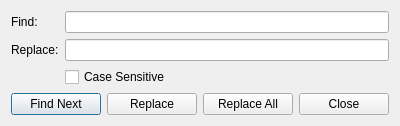
<?xml version="1.0" encoding="UTF-8"?>
<ui version="4.0">
<class>find_replace_dialog</class>
<widget class="QDialog" name="find_replace_dialog">
 <property name="geometry">
  <rect>
   <x>0</x>
   <y>0</y>
   <width>400</width>
   <height>100</height>
  </rect>
 </property>
 <property name="windowTitle">
  <string>Find / Replace</string>
 </property>
 <layout class="QVBoxLayout" name="verticalLayout">
  <item>
   <layout class="QFormLayout" name="formLayout">
    <property name="fieldGrowthPolicy">
     <enum>QFormLayout::FieldGrowthPolicy::AllNonFixedFieldsGrow</enum>
    </property>
    <item row="0" column="0">
     <widget class="QLabel" name="label_find">
      <property name="text">
       <string>Find:</string>
      </property>
     </widget>
    </item>
    <item row="0" column="1">
     <widget class="QLineEdit" name="find_input"/>
    </item>
    <item row="1" column="0">
     <widget class="QLabel" name="label_replace">
      <property name="text">
       <string>Replace:</string>
      </property>
     </widget>
    </item>
    <item row="1" column="1">
     <widget class="QLineEdit" name="replace_input"/>
    </item>
    <item row="2" column="1">
     <widget class="QCheckBox" name="case_sensitive_check">
      <property name="text">
       <string>Case Sensitive</string>
      </property>
     </widget>
    </item>
   </layout>
  </item>
  <item>
   <layout class="QHBoxLayout" name="horizontalLayout">
    <item>
     <widget class="QPushButton" name="find_next_button">
      <property name="text">
       <string>Find Next</string>
      </property>
      <property name="default">
       <bool>true</bool>
      </property>
     </widget>
    </item>
    <item>
     <widget class="QPushButton" name="replace_button">
      <property name="text">
       <string>Replace</string>
      </property>
     </widget>
    </item>
    <item>
     <widget class="QPushButton" name="replace_all_button">
      <property name="text">
       <string>Replace All</string>
      </property>
     </widget>
    </item>
    <item>
     <widget class="QPushButton" name="close_button">
      <property name="text">
       <string>Close</string>
      </property>
     </widget>
    </item>
   </layout>
  </item>
 </layout>
</widget>
<resources/>
<connections/>
</ui>
